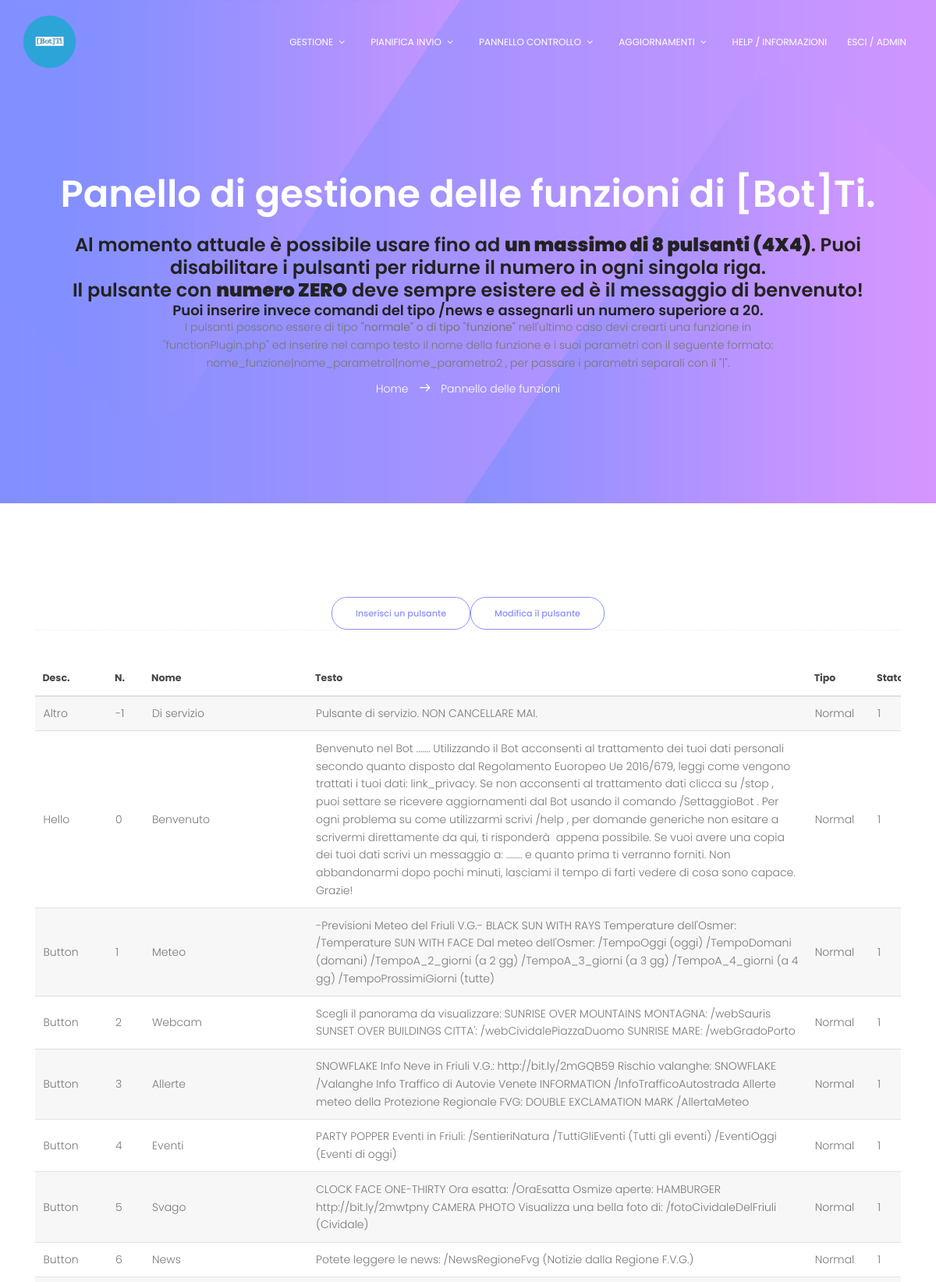
The page /panelButton.php (signed in, upper part) on the database its author committed.
### tables this page shows
CREATE TABLE `software_config_button` (
  `ID` int NOT NULL,
  `Number` int DEFAULT NULL,
  `Level` int NOT NULL DEFAULT '1',
  `LevelIndoor` int DEFAULT NULL,
  `IdButtonSource` int DEFAULT NULL,
  `SoftDesc` varchar(50) DEFAULT NULL,
  `Type` varchar(8) NOT NULL DEFAULT 'Normal',
  `Titolo` varchar(25) DEFAULT NULL,
  `Param` varchar(8190) DEFAULT NULL,
  `Active` tinyint(1) NOT NULL DEFAULT '1',
  `Log` varchar(50) DEFAULT NULL,
  `DateUpdt` datetime DEFAULT NULL
);

### functions/functionDb.php (called while the page is built, shortened)
<?php
function getDbConnection()
{
    try {
        $mysqlConn = new PDO('mysql:dbname='.$GLOBALS['mysql_db'].';port='.$GLOBALS['mysql_port'].';host='.$GLOBALS['mysql_host'],$GLOBALS['mysql_user'],$GLOBALS['mysql_pass']);
    } catch (PDOException $e) {
        die("Connessione fallita al DB (connection failed). Non posso proseguire <br>");
    }
    return $mysqlConn;
}
function dbButtonExtraction($value)
{
    try {
        $conn=getDbConnection();
        $sql = "SELECT ID, SoftDesc, Param, Number, Type, Titolo, Active, Log, DateUpdt FROM `software_config_button` WHERE $value ORDER BY Number, SoftDesc";
        $stmt = $conn->prepare($sql);
        $stmt->execute();
        $tableButton=array();
        while ($riga=$stmt->fetch(PDO::FETCH_ASSOC)) {
            $tableButton[]=$riga;
        }
    } catch (Exception $ex) {
        return $ex->getMessage();
    }
    return ($tableButton);
}

### panelButton.php (the view, shortened to what this page needs)
<?php
require ('theme/header.php');
?>
<section class="banner-area relative" id="home">
	<div class="container">
		<div class="row d-flex align-items-center justify-content-center">
			<div class="about-content col-lg-12">
				<h1 class="text-white">
				Panello di gestione delle funzioni di [Bot]Ti.
				</h1>
				<br>
				<h3>
				Al momento attuale &egrave; possibile usare fino ad <strong>un massimo di 8 pulsanti (4X4)</strong>.
				Puoi disabilitare i pulsanti per ridurne il numero in ogni singola riga.<br>
				Il pulsante con <strong>numero ZERO</strong> deve sempre esistere ed &egrave; il messaggio di benvenuto!
				</h3>
				<h4>
				Puoi inserire invece comandi del tipo /news e assegnarli un numero superiore a 20.
				</h4>
				I pulsanti possono essere di tipo <strong>"normale" o di tipo "funzione"</strong> nell'ultimo caso devi crearti una funzione in<br>
				"functionPlugin.php" ed inserire nel campo testo il nome della funzione e i suoi parametri con il seguente formato:<br>
				nome_funzione|nome_parametro1|nome_parametro2 , per passare i parametri separali con il "|".
				<p class="text-white link-nav"><a href="admin.php">Home </a>  <span class="lnr lnr-arrow-right"></span>  <a href="panelButton.php"> Pannello delle funzioni</a></p>
			</div>
		</div>
	</div>
</section>
<section class="products-area section-gap">
	<div class="container">
		<?php if (($_SESSION['level']) == 'admin') { ?>
			<div id="content" class="clearfix" align="center">
		<div id="content" class="clearfix">
			<form method="post" action="panelButton.php">
			<div class="row d-flex justify-content-center">
				<button class="genric-btn primary-border circle" type='submit' name='New' value='New' />Inserisci un pulsante</button>
				<button class="genric-btn primary-border circle" type='submit' name='Valori' value='Valori' />Modifica il pulsante</button>
			</div>
			<div class="section-top-border">
				<div class="table-wrapper">
					<table id="order">
						<thead>
							<tr>
								<th>Desc.</th>
								<th>N.</th>
								<th>Nome</th>
								<th>Testo</th>
								<th>Tipo</th>
								<th>Stato</th>
							</tr>
						</thead>
						<tbody>
						<?php $extractParam = dbButtonExtraction("SoftDesc is not null");
						foreach ($extractParam as $extract) { ?>
							<tr>
								<td><?php echo $extract['SoftDesc']; ?></td>
								<td><?php echo $extract['Number']; ?></td>
								<td><?php echo $extract['Titolo']; ?></td>
								<td><?php echo $extract['Param']; ?></td>
								<td><?php echo $extract['Type']; ?></td>
								<td><?php echo $extract['Active']; ?></td>
							</tr>
						<?php } ?>
						</tbody>
					</table>
				</div>
			</div>
			</form>
		</div>
		<?php
		} else { ?>
			<div class="row d-flex justify-content-center">
				<h2><b>Utente non autorizzato </b></h2>
			</div>
		<?php
		} ?>
	</div>
</section>
<?php include ('theme/footer.php');?>

### theme/css/main.css (style rules this page uses)
body { color: #777777; font-family: "Poppins", sans-serif; font-size: 14px; font-weight: 300; line-height: 1.625em; position: relative; }
a { -webkit-transition: all 0.3s ease 0s; -moz-transition: all 0.3s ease 0s; -o-transition: all 0.3s ease 0s; transition: all 0.3s ease 0s; }
a, a:focus, a:hover { text-decoration: none; outline: 0; }
h1, h2, h3, h4, h5, h6 { font-family: "Poppins", sans-serif; color: #222222; line-height: 1.2em !important; margin-bottom: 0; margin-top: 0; font-weight: 600; }
h1, .h1 { font-size: 36px; }
h3, .h3 { font-size: 24px; }
h4, .h4 { font-size: 18px; }
td, th { border-radius: 0px; }
.text-white { color: #fff; }
.relative { position: relative; }
h1 { font-size: 36px; }
h3 { font-size: 24px; }
h4 { font-size: 18px; }
h1, h2, h3, h4, h5, h6 { line-height: 1.5em; }
.genric-btn { display: inline-block; outline: none; line-height: 40px; padding: 0 30px; font-size: .8em; text-align: center; text-decoration: none; font-weight: 500; cursor: pointer; -webkit-transition: all 0.3s ease 0s; -moz-transition: all 0.3s ease 0s; -o-transition: all 0.3s ease 0s; transition: all 0.3s ease 0s; }
.genric-btn.circle { border-radius: 20px; }
.genric-btn.primary-border { color: #8a90ff; border: 1px solid #8a90ff; background: #fff; }
.table-wrapper { -webkit-overflow-scrolling: touch; overflow-x: auto; }
table { margin: 0 0 2em 0; width: 100%; }
table tbody tr { border: solid 1px rgba(144, 144, 144, 0.25); border-left: 0; border-right: 0; }
table tbody tr:nth-child(2n + 1) { background-color: rgba(144, 144, 144, 0.075); }
table td { padding: 0.75em 0.75em; }
table th { color: #474747; font-size: 0.9em; font-weight: 700; padding: 0 0.75em 0.75em 0.75em; text-align: left; }
table thead { border-bottom: solid 2px rgba(144, 144, 144, 0.25); }
.section-gap { padding: 120px 0; }
.banner-area { background: url(../img/banner-bg.jpg) center; background-size:cover; }
.section-top-border { padding: 50px 0; border-top: 1px dotted #eee; }
.link-nav { margin-top: 10px; }
.about-content { margin-top: 100px; padding: 120px 0px; text-align: center; }
.about-content h1 { font-size: 48px; font-weight: 600; }
.about-content a { color: #fff; font-weight: 300; font-size: 14px; }
.about-content .lnr { margin: 0px 10px; font-weight: 600; }

### rows shown on the page
software_config_button: SoftDesc "Altro", Number "-1", Titolo "Di servizio", Param "Pulsante di servizio. NON CANCELLARE MAI.", Type "Normal", Active "1"
software_config_button: SoftDesc "Hello", Number "0", Titolo "Benvenuto", Param "Benvenuto nel Bot ....... Utilizzando il Bot acconsenti al trattamento dei tuoi dati personali secondo quanto disposto dal Regolamento Euoropeo Ue 2016/679, leggi come vengono trattati i tuoi dati: link_privacy. Se non acconsenti al trattamento dati clicca su /stop , puoi settare se ricevere aggiornamenti dal Bot usando il comando /SettaggioBot . Per ogni problema su come utilizzarmi scrivi /help , per domande generiche non esitare a scrivermi direttamente da qui, ti risponderà appena possibile. Se vuoi avere una copia dei tuoi dati scrivi un messaggio a: ........ e quanto prima ti verranno forniti. Non abbandonarmi dopo pochi minuti, lasciami il tempo di farti vedere di cosa sono capace.…", Type "Normal", Active "1"
software_config_button: SoftDesc "Button", Number "1", Titolo "Meteo", Param "-Previsioni Meteo del Friuli V.G.- BLACK SUN WITH RAYS Temperature dell'Osmer: /Temperature SUN WITH FACE Dal meteo dell'Osmer: /TempoOggi (oggi) /TempoDomani (domani) /TempoA_2_giorni (a 2 gg) /TempoA_3_giorni (a 3 gg) /TempoA_4_giorni (a 4 gg) /TempoProssimiGiorni (tutte)", Type "Normal", Active "1"
software_config_button: SoftDesc "Button", Number "2", Titolo "Webcam", Param "Scegli il panorama da visualizzare: SUNRISE OVER MOUNTAINS MONTAGNA: /webSauris SUNSET OVER BUILDINGS CITTA': /webCividalePiazzaDuomo SUNRISE MARE: /webGradoPorto", Type "Normal", Active "1"
software_config_button: SoftDesc "Button", Number "3", Titolo "Allerte", Param "SNOWFLAKE Info Neve in Friuli V.G.: http://bit.ly/2mGQB59 Rischio valanghe: SNOWFLAKE /Valanghe Info Traffico di Autovie Venete INFORMATION /InfoTrafficoAutostrada Allerte meteo della Protezione Regionale FVG: DOUBLE EXCLAMATION MARK /AllertaMeteo", Type "Normal", Active "1"
software_config_button: SoftDesc "Button", Number "4", Titolo "Eventi", Param "PARTY POPPER Eventi in Friuli: /SentieriNatura /TuttiGliEventi (Tutti gli eventi) /EventiOggi (Eventi di oggi)", Type "Normal", Active "1"
software_config_button: SoftDesc "Button", Number "5", Titolo "Svago", Param "CLOCK FACE ONE-THIRTY Ora esatta: /OraEsatta Osmize aperte: HAMBURGER http://bit.ly/2mwtpny CAMERA PHOTO Visualizza una bella foto di: /fotoCividaleDelFriuli (Cividale)", Type "Normal", Active "1"
software_config_button: SoftDesc "Button", Number "6", Titolo "News", Param "Potete leggere le news: /NewsRegioneFvg (Notizie dalla Regione F.V.G.)", Type "Normal", Active "1"

### other values the page prints
$_SESSION['username'] "ADMIN"
